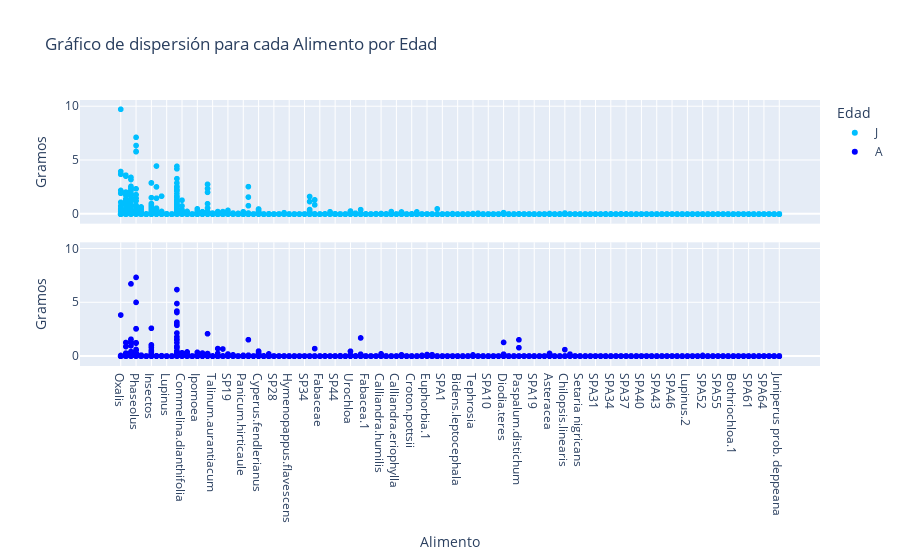

Notebook source saved alongside this figure:
### Markdown cell above
#### ¿Existe una relación entre la edad y el patrón de consumo de las distintas opciones de alimento?

### Code cell
# Crear dataframe temporal con las variables a graficar en la columna "Alimento" y sus respectivos Pesos y Edad en otras columnas
df_temp = pd.melt(df, id_vars=['edad'], value_vars=DEPENDENT_VARS, var_name='Alimento', value_name='Peso')

# Crear sub-gráficos de dispersión para cada alimento y edad
fig = px.scatter(df_temp, x='Alimento', y='Peso', color='edad', color_discrete_map={'J': 'deepskyblue', 'A': 'blue'},
                 facet_col='edad', facet_col_wrap=1,  # Cambia el valor de facet_col_wrap según el número deseado de columnas
                 labels={'Alimento': 'Alimento', 'Peso': 'Gramos', 'edad': 'Edad'},
                 title='Gráfico de dispersión para cada Alimento por Edad')

# Eliminar subtitulos redundantes
fig.for_each_annotation(lambda a: a.update(text=''))

# Lineas en lugar de puntos
#fig.update_traces(mode='lines+markers')

# Desplegar figura
fig.show()

### Figure 1 — Plotly figure (JSON) as saved in the notebook; plotly's stock layout.template omitted (floating-point values rounded to 4 significant figures; data arrays with more than 128 entries replaced by an {"elided": "..."} marker saying what was removed)
{"data": [{"hovertemplate": "Edad=J<br>Alimento=%{x}<br>Gramos=%{y}<extra></extra>", "legendgroup": "J", "marker": {"color": "deepskyblue", "symbol": "circle"}, "mode": "markers", "name": "J", "showlegend": true, "type": "scattergl", "x": {"elided": "17420 str values"}, "xaxis": "x2", "y": {"elided": "17420 float values"}, "yaxis": "y2"}, {"hovertemplate": "Edad=A<br>Alimento=%{x}<br>Gramos=%{y}<extra></extra>", "legendgroup": "A", "marker": {"color": "blue", "symbol": "circle"}, "mode": "markers", "name": "A", "showlegend": true, "type": "scattergl", "x": {"elided": "7150 str values"}, "xaxis": "x", "y": {"elided": "7150 float values"}, "yaxis": "y"}], "layout": {"annotations": [{"font": {}, "showarrow": false, "text": "", "x": 0.5, "xanchor": "center", "xref": "paper", "y": 0.465, "yanchor": "bottom", "yref": "paper"}, {"font": {}, "showarrow": false, "text": "", "x": 0.5, "xanchor": "center", "xref": "paper", "y": 1.0, "yanchor": "bottom", "yref": "paper"}], "legend": {"title": {"text": "Edad"}, "tracegroupgap": 0}, "title": {"text": "Gráfico de dispersión para cada Alimento por Edad"}, "xaxis": {"anchor": "y", "domain": [0, 1], "title": {"text": "Alimento"}}, "xaxis2": {"anchor": "y2", "domain": [0, 1], "matches": "x", "showticklabels": false}, "yaxis": {"anchor": "x", "domain": [0, 0.465], "title": {"text": "Gramos"}}, "yaxis2": {"anchor": "x2", "domain": [0.535, 1.0], "matches": "y", "title": {"text": "Gramos"}}}}
